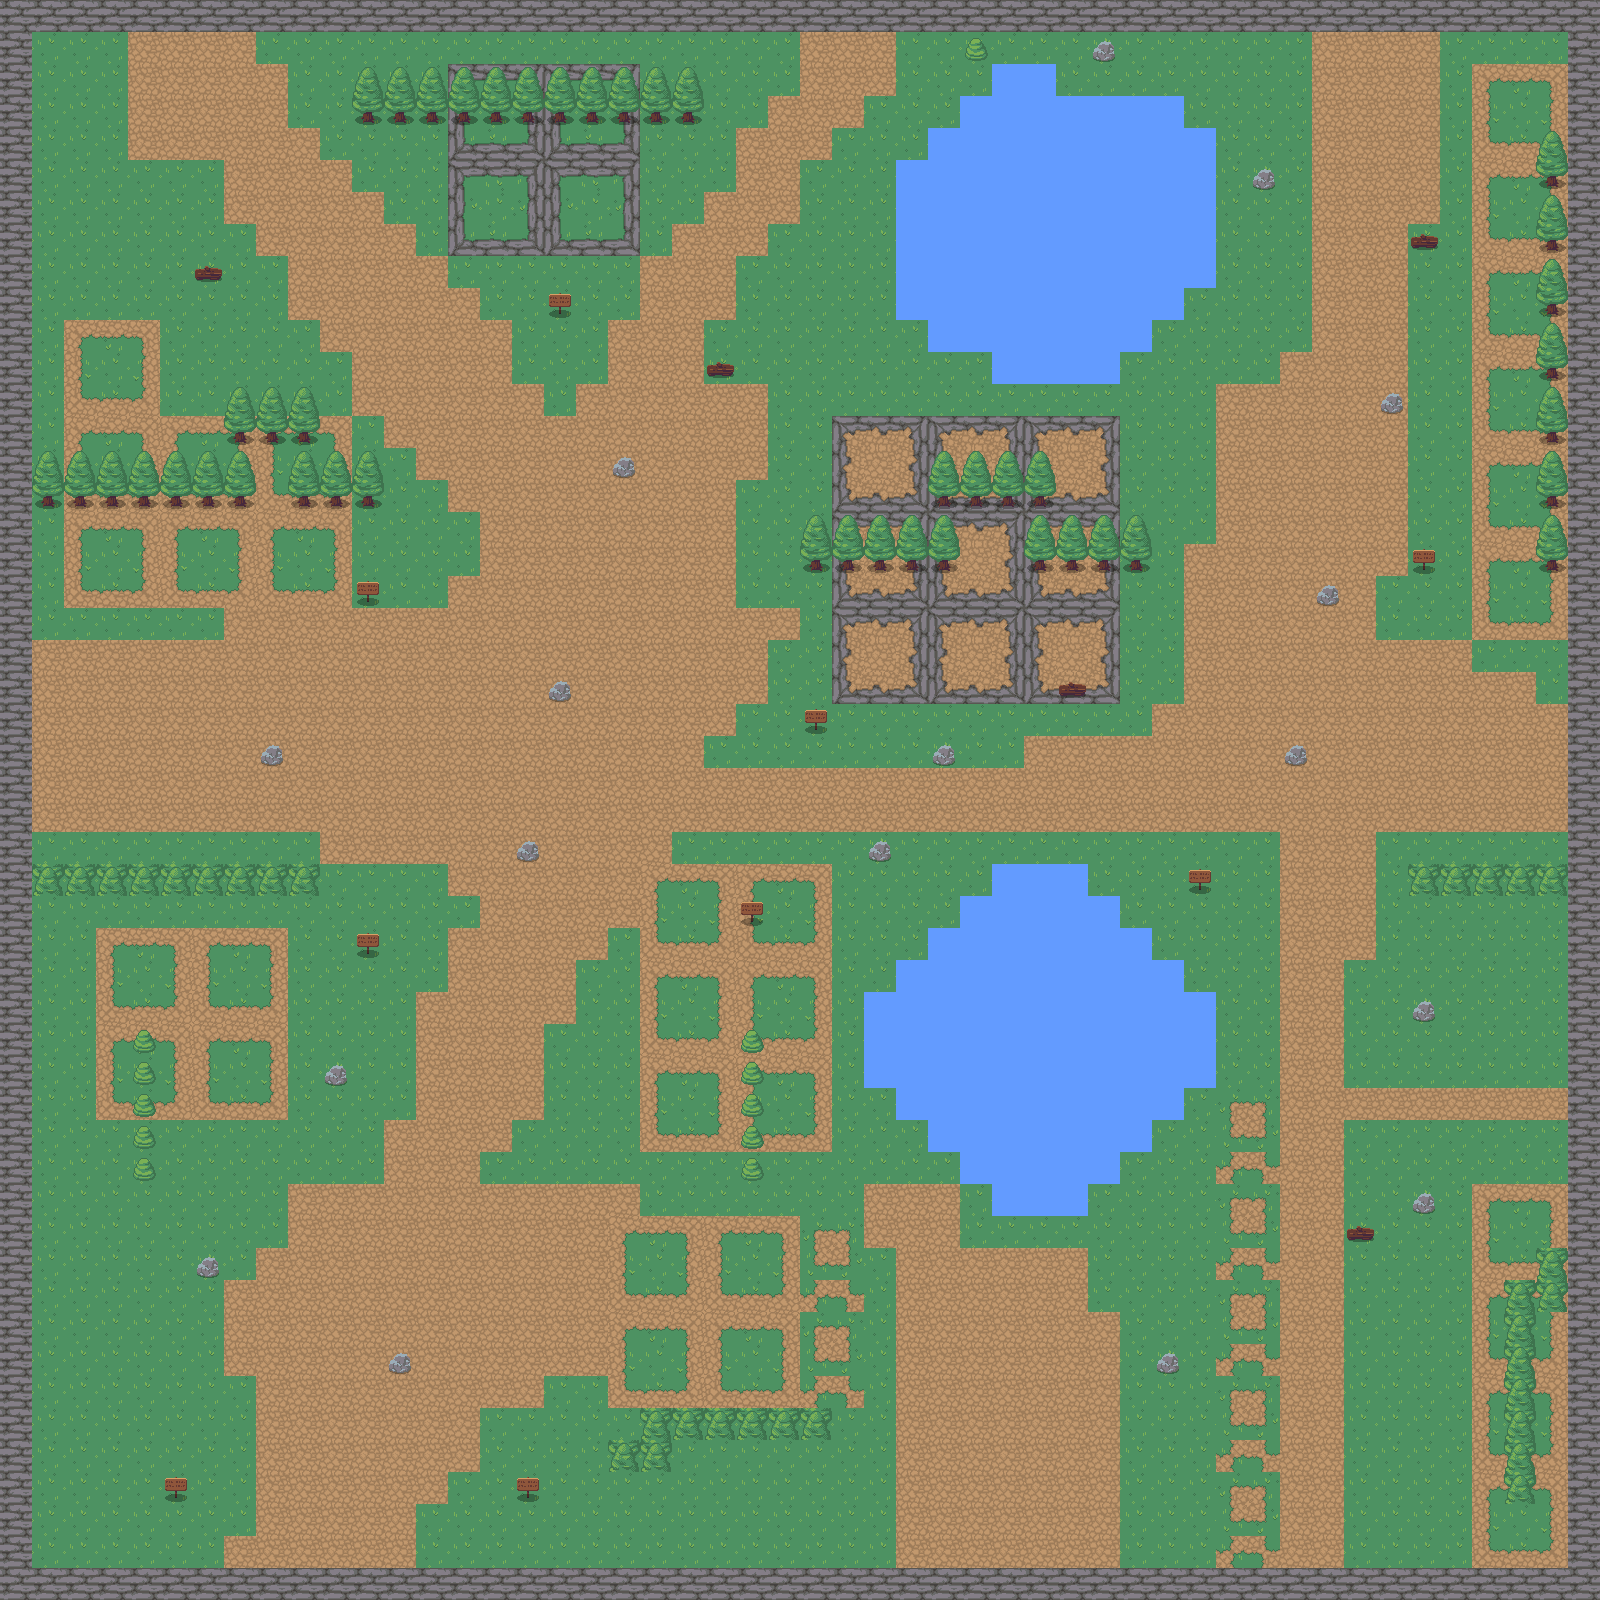

This game map was drawn from its Tiled (.tmx) file and the tilesets committed beside it. A one-line description and the trimmed map source follow:
An orthogonal 50x50 tile map with 32x32 px tiles, 3 tile layers (Tile Layer 3, Tile Layer 2, Tile Layer 1).

<map version="1.8" tiledversion="1.8.5" orientation="orthogonal" renderorder="right-down" width="50" height="50" tilewidth="32" tileheight="32" infinite="0" nextlayerid="5" nextobjectid="1">
 <tileset firstgid="1" name="nature" tilewidth="32" tileheight="32" tilecount="180" columns="20">
  <image source="nature.png" width="641" height="288" />
 </tileset>
 <layer id="3" name="Tile Layer 3" width="50" height="50">
  <data>[2500 cells, 2145 non-empty, 35 distinct tile ids]</data>
 </layer>
 <layer id="2" name="Tile Layer 2" width="50" height="50">
  <data>[2500 cells, 516 non-empty, 9 distinct tile ids]</data>
 </layer>
 <layer id="1" name="Tile Layer 1" width="50" height="50">
  <data>[2500 cells, 0 non-empty, 0 distinct tile ids]</data>
 </layer>
</map>
